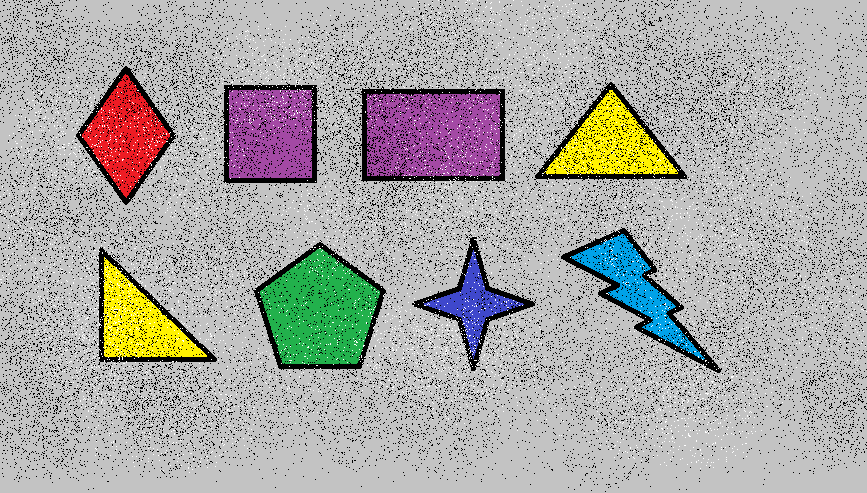
#> input picture UNIDAD 3/IMG/Suavizado.png, 867 x 493 px, found by its file name
$ jupyter execute Actividad2.ipynb
#> lines starting #> are read from the running program, lines starting #| are printed output that depends on the picture; after the words box and inside, x2 and y2 are one past the last pixel; in counts of white or black regions, pixels touching at a corner belong together
## Actividad 2
Con las siguientes imagen realiza las siguientes condiciones.
* Reto1
  * En las siguientes imagenes **(suavizado.png y suavizado_crayola.png)**, detemina el suavizado optimo para cada una


* Reto2
  * En las siguiente imagene **(contornos.png)**, detemina el contorno que muestre todas las figuras


  * El color y tamaño del borde es a su eleccion.
* Reto3
  * optene el contorno de las imagenes del reto 1

Librerías necesarias

[cell 1]
import cv2                # Procesamiento de imágenes
import numpy as np        # Manejo de arreglos
import matplotlib.pyplot as plt  # Visualización

RETO 1 — Suavizado óptimo

Cargar imágenes

[cell 2]
img1 = cv2.imread('IMG/suavizado.png')
#> img1 is the input picture: shape (493, 867, 3); mean B, G, R 165.2, 167.8, 169.2
img2 = cv2.imread('IMG/suavizado_crayola.png')
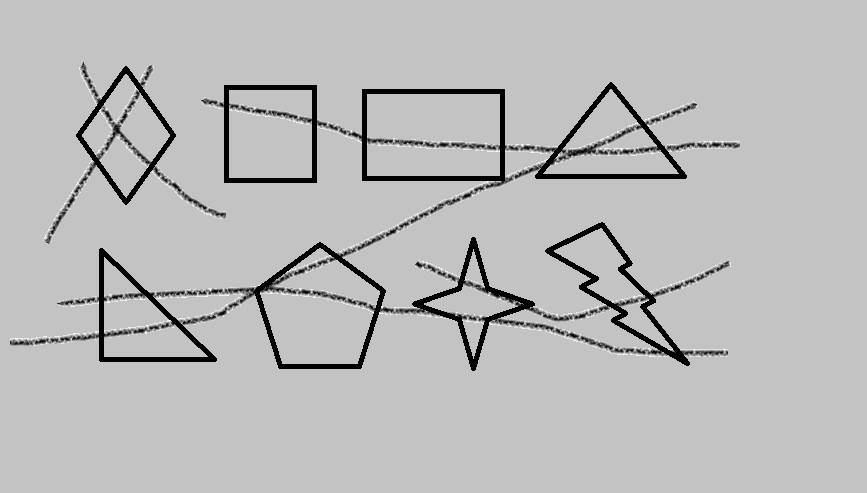
#> input picture UNIDAD 3/IMG/suavizado_crayola.png, 867 x 493 px
#> img2 is the input picture: shape (493, 867, 3); min 0, max 255, mean 185.3

plt.figure(figsize=(8,4))

plt.subplot(1,2,1)
plt.imshow(cv2.cvtColor(img1, cv2.COLOR_BGR2RGB))
plt.title("Original 1")

plt.subplot(1,2,2)
plt.imshow(cv2.cvtColor(img2, cv2.COLOR_BGR2RGB))
plt.title("Original 2")

plt.show()

Aplicar diferentes suavizados

[cell 3]
# Imagen 1
blur1 = cv2.GaussianBlur(img1, (5,5), 0)
median1 = cv2.medianBlur(img1, 5)
bilateral1 = cv2.bilateralFilter(img1, 9, 75, 75)

plt.figure(figsize=(10,4))

plt.subplot(1,3,1)
plt.imshow(cv2.cvtColor(blur1, cv2.COLOR_BGR2RGB))
plt.title("Gaussian")

plt.subplot(1,3,2)
plt.imshow(cv2.cvtColor(median1, cv2.COLOR_BGR2RGB))
plt.title("Median")

plt.subplot(1,3,3)
plt.imshow(cv2.cvtColor(bilateral1, cv2.COLOR_BGR2RGB))
plt.title("Bilateral")

plt.show()
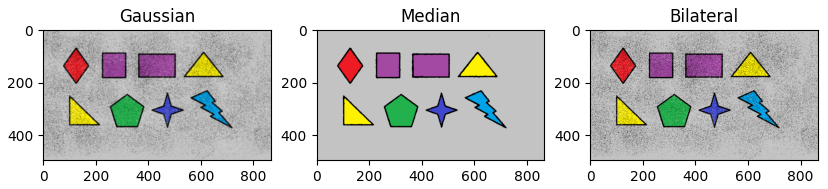
#> figure drawn by matplotlib, 3 panels

Suavizado óptimo

[cell 4]
# Imagen 1 → suele funcionar mejor Gaussian (suaviza sin perder tanto detalle)
optimo1 = cv2.GaussianBlur(img1, (5,5), 0)

# Imagen 2 (crayola) → mejor bilateral (mantiene bordes)
optimo2 = cv2.bilateralFilter(img2, 9, 75, 75)

plt.figure(figsize=(10,4))

plt.subplot(1,2,1)
plt.imshow(cv2.cvtColor(optimo1, cv2.COLOR_BGR2RGB))
plt.title("Suavizado óptimo (Imagen 1 - Gaussian)")

plt.subplot(1,2,2)
plt.imshow(cv2.cvtColor(optimo2, cv2.COLOR_BGR2RGB))
plt.title("Suavizado óptimo (Imagen 2 - Bilateral)")

plt.show()
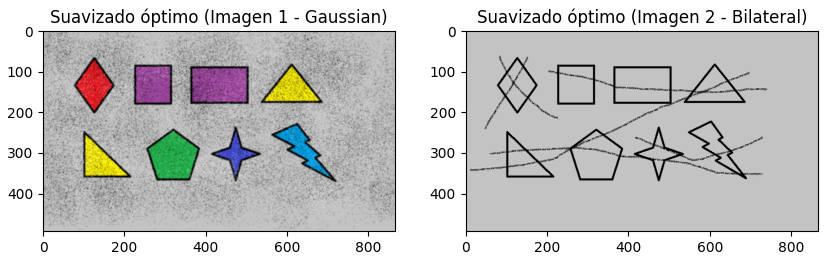
#> figure drawn by matplotlib, 2 panels

RETO 2 — Detectar todos los contornos

cargar imagen

[cell 5]
img_contornos = cv2.imread('IMG/contornos.png')
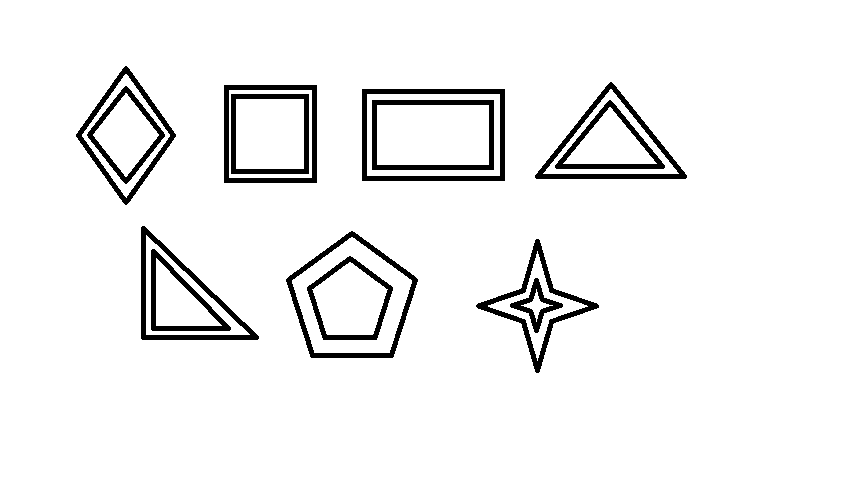
#> input picture UNIDAD 3/IMG/Contornos.png, 867 x 493 px, found by its file name
#> img_contornos is the input picture: shape (493, 867, 3); 94.8% white; 14 black regions, largest, box (x1, y1, x2, y2) and area: (362, 89, 505, 181) 2250, (286, 231, 418, 358) 1977, (476, 239, 599, 373) 1919

plt.imshow(cv2.cvtColor(img_contornos, cv2.COLOR_BGR2RGB))
plt.title("Imagen original")
plt.axis('off')

Procesamiento

[cell 6]
gray = cv2.cvtColor(img_contornos, cv2.COLOR_BGR2GRAY)

# Suavizar
blur = cv2.GaussianBlur(gray, (5,5), 0)

# Umbral
_, thresh = cv2.threshold(blur, 0, 255, cv2.THRESH_BINARY + cv2.THRESH_OTSU)
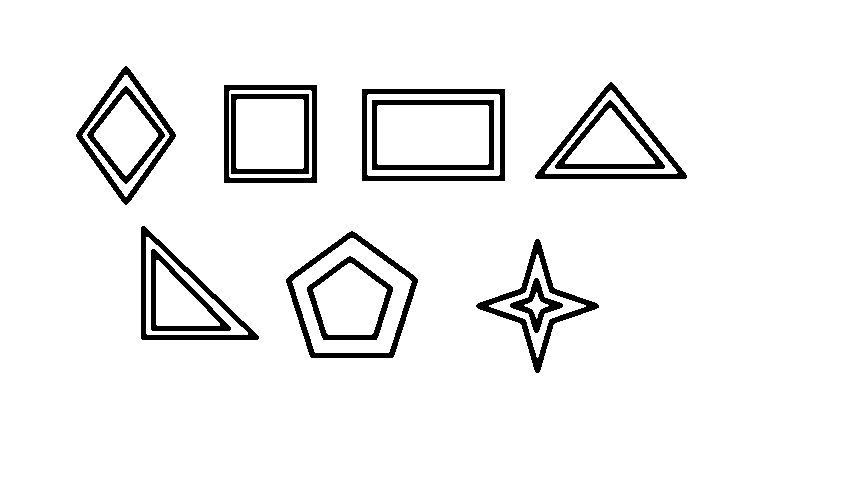
#> thresh: shape (493, 867); 94.5% white; 14 black regions

plt.imshow(thresh, cmap='gray')
plt.title("Umbral")
plt.axis('off')

Contornos

[cell 7]
contornos, _ = cv2.findContours(thresh, cv2.RETR_TREE, cv2.CHAIN_APPROX_SIMPLE)
#> contornos = 29 contours; largest, box (x1, y1, x2, y2) and area: (0, 0, 867, 493) 426072, (361, 88, 506, 182) 13390, (285, 230, 419, 359) 11995, (367, 94, 500, 176) 10690, (292, 238, 412, 353) 9503

# Dibujar contornos
img_dibujo = img_contornos.copy()

cv2.drawContours(img_dibujo, contornos, -1, (0,255,0), 2)
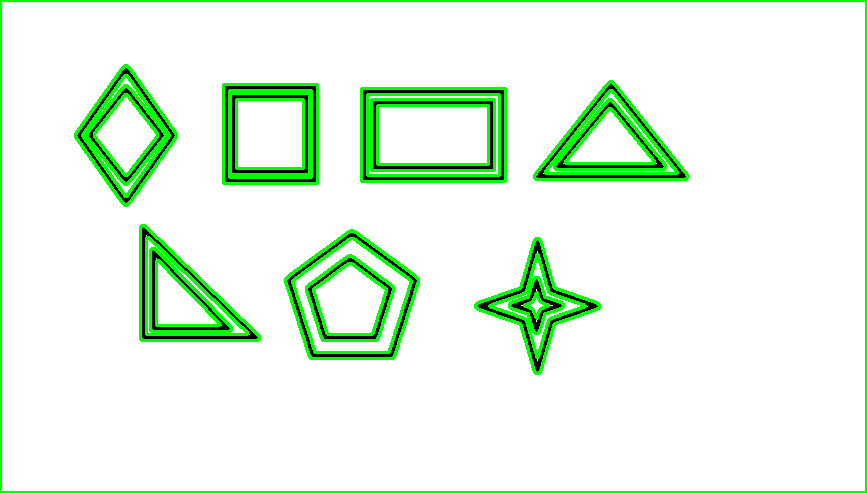
#> img_dibujo: shape (493, 867, 3); 7.93% of pixels changed, all inside (x1, y1, x2, y2) = (0, 0, 867, 493)

plt.imshow(cv2.cvtColor(img_dibujo, cv2.COLOR_BGR2RGB))
plt.title("Todos los contornos")
plt.axis('off')

RETO 3 — Contornos de imágenes del reto 1

Contornos en suavizado.png

[cell 8]
gray1 = cv2.cvtColor(img1, cv2.COLOR_BGR2GRAY)
blur1 = cv2.GaussianBlur(gray1, (5,5), 0)
#> blur1: shape (493, 867)

_, thresh1 = cv2.threshold(blur1, 0, 255, cv2.THRESH_BINARY + cv2.THRESH_OTSU)
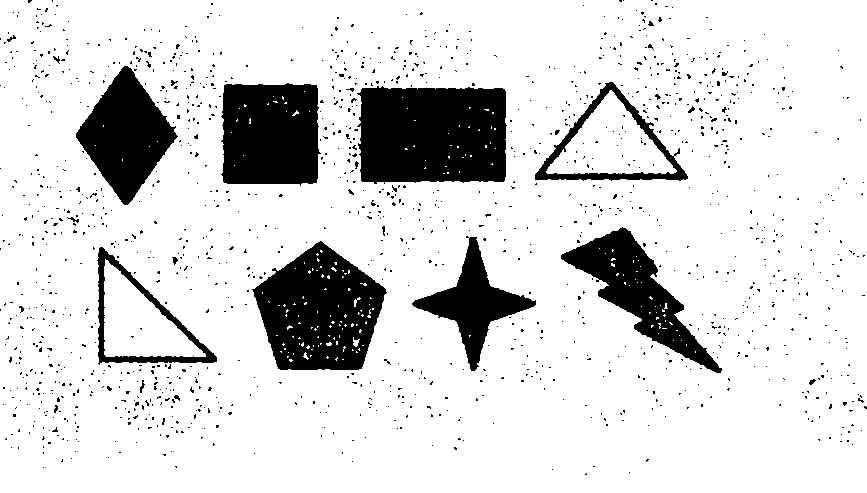
#> thresh1: shape (493, 867); 85.1% white; 1416 black regions (1398 under 20 px)

contornos1, _ = cv2.findContours(thresh1, cv2.RETR_TREE, cv2.CHAIN_APPROX_SIMPLE)
#> contornos1 = 1648 contours, 1599 with area under 20; largest, box (x1, y1, x2, y2) and area: (0, 0, 867, 493) 426034, (356, 85, 508, 185) 13844, (251, 240, 388, 371) 12194, (220, 82, 322, 187) 9602, (534, 81, 689, 182) 8288

img_c1 = img1.copy()
cv2.drawContours(img_c1, contornos1, -1, (255,0,0), 2)
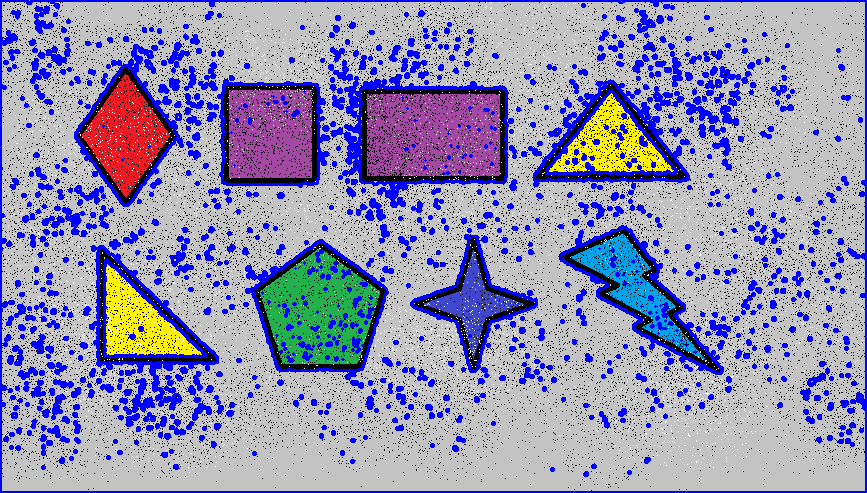
#> img_c1: shape (493, 867, 3); 14.91% of pixels changed, all inside (x1, y1, x2, y2) = (0, 0, 867, 493)

plt.imshow(cv2.cvtColor(img_c1, cv2.COLOR_BGR2RGB))
plt.title("Contornos imagen 1")
plt.axis('off')

Contornos en suavizado_crayola.png

[cell 9]
gray2 = cv2.cvtColor(img2, cv2.COLOR_BGR2GRAY)

# Mejor usar bilateral aquí
blur2 = cv2.bilateralFilter(gray2, 9, 75, 75)

_, thresh2 = cv2.threshold(blur2, 0, 255, cv2.THRESH_BINARY + cv2.THRESH_OTSU)
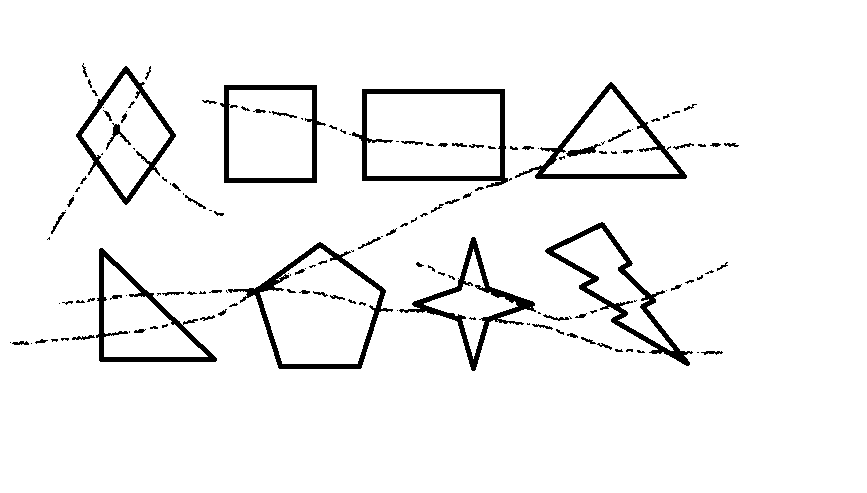
#> thresh2: shape (493, 867); 95.2% white; 151 black regions (81 under 20 px)

contornos2, _ = cv2.findContours(thresh2, cv2.RETR_TREE, cv2.CHAIN_APPROX_SIMPLE)
#> contornos2 = 188 contours, 70 with area under 20; largest, box (x1, y1, x2, y2) and area: (0, 0, 867, 493) 426072, (351, 88, 509, 189) 13530, (227, 241, 394, 370) 12172, (367, 94, 500, 176) 10592, (260, 248, 380, 364) 9372

img_c2 = img2.copy()
cv2.drawContours(img_c2, contornos2, -1, (0,0,255), 2)
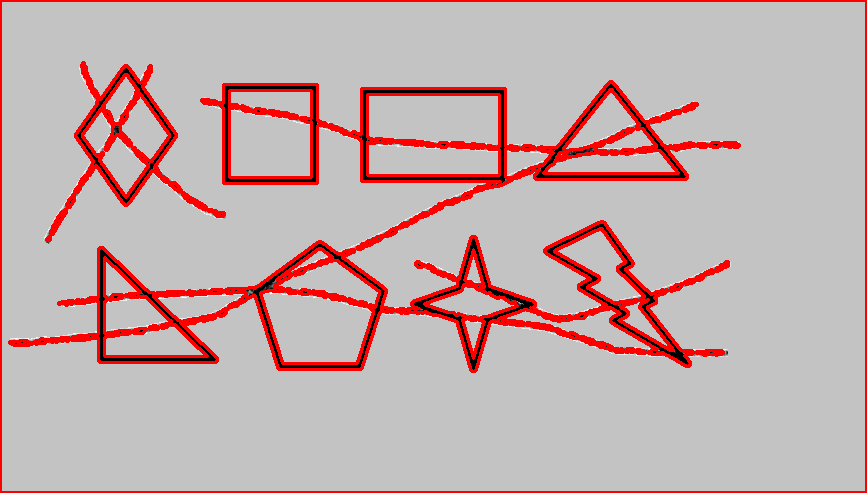
#> img_c2: shape (493, 867, 3); 9.42% of pixels changed, all inside (x1, y1, x2, y2) = (0, 0, 867, 493)

plt.imshow(cv2.cvtColor(img_c2, cv2.COLOR_BGR2RGB))
plt.title("Contornos imagen 2 (crayola)")
plt.axis('off')
